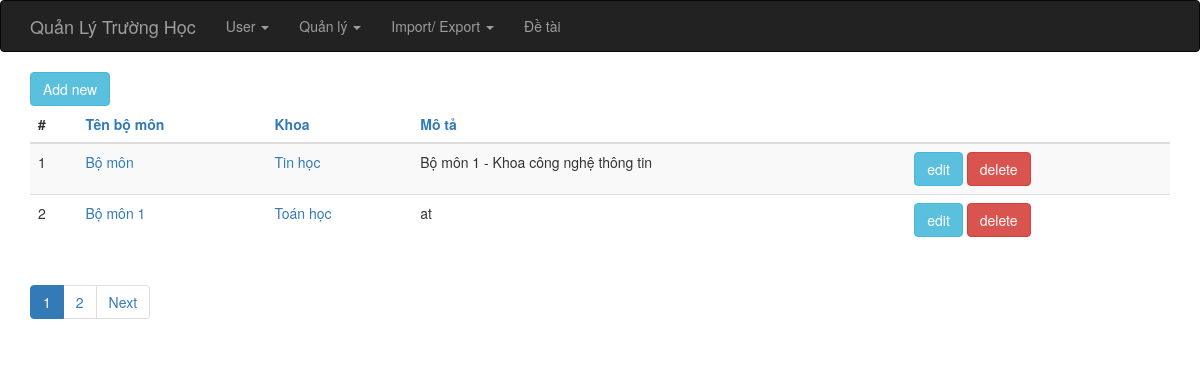
/index.php?op=bomon_list, run on the app's committed database.
### tables this page shows
CREATE TABLE IF NOT EXISTS `bo_mon` (
  `id` int(6) unsigned NOT NULL AUTO_INCREMENT,
  `ten_mon` varchar(255) NOT NULL,
  `mota` text,
  `khoa_id` int(6) DEFAULT NULL,
  PRIMARY KEY (`id`)
);

CREATE TABLE IF NOT EXISTS `khoa` (
  `id` int(6) unsigned NOT NULL AUTO_INCREMENT,
  `ten_khoa` varchar(255) NOT NULL,
  PRIMARY KEY (`id`)
);

### index.php (called while the page is built, shortened)
<?php
require_once 'controller/IndexController.php';
$controller = new IndexController();
$controller->handleRequest();
?>

### model/KhoaGateway.php (called while the page is built, shortened)
<?php
class KhoaGateway {
    public function selectAll($order, $start, $limit) {
        $dbOrder =  mysql_real_escape_string($order);
        $dbres = mysql_query("SELECT * FROM khoa ORDER BY $dbOrder ASC limit {$start},{$limit}");
        $data = array();
        while ( ($obj = mysql_fetch_object($dbres)) != NULL ) {
            $data[] = $obj;
        }
        return $data;
    }
}
?>

### model/KhoaService.php (called while the page is built, shortened)
<?php
require_once 'model/KhoaGateway.php';
class KhoaService {
    private $index = NULL;
    private $khoaGateway    = NULL;
    public function __construct() {
        $this->index = new IndexService();
        $this->khoaGateway = new KhoaGateway();
    }
    public function getAll($order, $start, $limit) {
        try {
            $this->index->openDb();
            $res = $this->khoaGateway->selectAll($order, $start, $limit);
            $this->index->closeDb();
            return $res;
        } catch (Exception $e) {
            $this->index->closeDb();
            throw $e;
        }
    }
}
?>

### model/BoMonGateway.php (called while the page is built, shortened)
<?php
class BoMonGateway {
    public function allRecord() {
        $dbres = mysql_query("SELECT * FROM bo_mon");
        return mysql_num_rows($dbres);
    }
    public function selectAll($order, $start, $limit) {
        if ( !isset($order) ) {
            $order = "ten_mon";
        }
        $dbOrder =  mysql_real_escape_string($order);
        $dbres = mysql_query("SELECT * FROM bo_mon ORDER BY $dbOrder ASC limit {$start},{$limit}");
        $data = array();
        while ( ($obj = mysql_fetch_object($dbres)) != NULL ) {
            $data[] = $obj;
        }
        return $data;
    }
}
?>

### model/BoMonService.php (called while the page is built, shortened)
<?php
require_once 'model/BoMonGateway.php';
class BoMonService {
    private $index = NULL;
    private $bomonGateway    = NULL;
    public function __construct() {
        $this->index = new IndexService();
        $this->bomonGateway = new bomonGateway();
    }
    public function totalRecord()
    {
        try {
            $this->index->openDb();
            $res = $this->bomonGateway->allRecord();
            $this->index->closeDb();
            return $res;
        } catch (Exception $e) {
            $this->index->closeDb();
            throw $e;
        }
    }
    public function getAll($order, $start, $limit) {
        try {
            $this->index->openDb();
            $res = $this->bomonGateway->selectAll($order, $start, $limit);
            $this->index->closeDb();
            return $res;
        } catch (Exception $e) {
            $this->index->closeDb();
            throw $e;
        }
    }
}
?>

### view/bomon/list.php (the view)
<?php require_once(realpath($_SERVER["DOCUMENT_ROOT"]) .'/school/view/include/header.php');?>
<?php
    $Pagination = new Pagination();
?>
<div class="container">
    <div><a href="index.php?op=bomon_new" class="btn btn-info">Add new</a></div>
    <?php if ( count($data) > 0 ) { ?>
    <table class="table table-striped">
        <thead>
        <tr>
            <th>#</th>
            <th><a href="?op=bomon_list&orderby=ten_mon">Tên bộ môn</a></th>
            <th><a href="?op=bomon_list&orderby=khoa_id">Khoa</a></th>
            <th><a href="?op=bomon_list&orderby=mota">Mô tả</a></th>
            <th>&nbsp;</th>
        </tr>
        </thead>
        <tbody>
        <?php $i = 0; foreach ($data as $item): $i++;?>
            <tr>
                <td><?php echo $i;?></td>
                <td><a href="index.php?op=bomon_show&id=<?php echo $item->id; ?>"><?php echo $item->ten_mon; ?></a></td>
                <td>
                    <a href="index.php?op=khoa_show&id=<?php echo $item->khoa_id; ?>">
                        <?php foreach ($khoaList as $khoa) {
                            if ( $item->khoa_id == $khoa->id ) {
                                echo $khoa->ten_khoa;
                            }
                        }; ?>
                    </a></td>
                <td><?php echo $item->mota; ?></td>
                <td>
                    <a href="index.php?op=bomon_edit&id=<?php echo $item->id; ?>" class="btn btn-info">edit</a>
                    <a href="index.php?op=bomon_delete&id=<?php echo $item->id; ?>" class="btn btn-danger" onclick="return checkDel()">delete</a>
                </td>
            </tr>
        <?php endforeach; ?>
        </tbody>
    </table>
    <ul class="pagination">
        <?php echo $Pagination->listPages($totalPages); ?>
    </ul>
    <?php } else { ?>
        <h5>Empty list.</h5>
    <?php } ?>
</div>
<?php require_once(realpath($_SERVER["DOCUMENT_ROOT"]) .'/school/view/include/footer.php');?>

### data on the page
bo_mon: ten_mon "Bộ môn", mota "Bộ môn 1 - Khoa công nghệ thông tin"
khoa: ten_khoa "Tin học"
bo_mon: ten_mon "Bộ môn 1", mota "at"
khoa: ten_khoa "Toán học"
